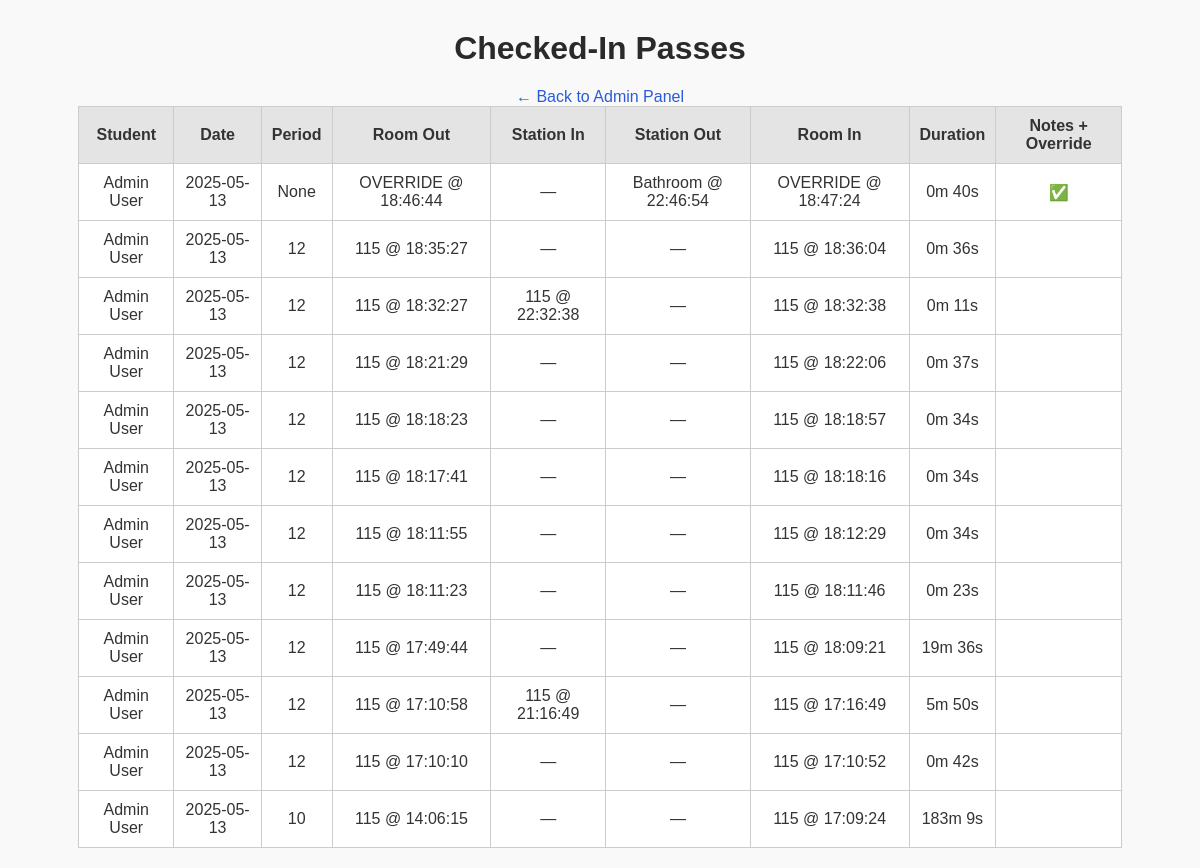
Page /admin_pass_history (signed in) on the committed database.
### src/models.py (models this page shows)
class Student(db.Model):
    __tablename__ = 'students'
    id       = db.Column(db.String, primary_key=True)           # ⬅ ID as string
    name     = db.Column(db.String(100), nullable=False)
    schedule = db.Column(db.JSON, nullable=True)                # ⬅ Schedule JSON
    passes = db.relationship('Pass', backref='student', lazy=True)
    audits = db.relationship('AuditLog', backref='student', lazy=True)

class Pass(db.Model):
    __tablename__ = 'passes'
    id               = db.Column(db.Integer, primary_key=True)
    student_id       = db.Column(db.String, db.ForeignKey('students.id'), nullable=False)
    date             = db.Column(db.Date, default=datetime.utcnow)
    period           = db.Column(db.String(10))
    checkout_time    = db.Column(db.Time)
    checkin_time     = db.Column(db.Time)
    station           = db.Column(db.String(50), nullable=True)  # (intentional typo kept)
    total_pass_time  = db.Column(db.Integer)
    note             = db.Column(db.Text)
    is_override      = db.Column(db.Boolean, default=False)
    status           = db.Column(db.String, default="pending")

### src/routes/admin.py (the view)
@admin_bp.route('/admin_pass_history')
def admin_pass_history():
    if not session.get('logged_in'):
        return redirect(url_for('auth.admin_login'))
    rows = []
    for p in Pass.query.filter_by(status=STATUS_RETURNED).order_by(
            Pass.date.desc(), Pass.checkout_time.desc()).limit(100):
        logs = sorted(p.logs, key=lambda l: l.timestamp)
        station_in  = next((l for l in logs if l.event_type == "in"),  None)
        station_out = next((l for l in logs if l.event_type == "out"), None)
        rows.append({
            "student"    : p.student.name,
            "date"       : p.date.strftime('%Y-%m-%d'),
            "period"     : p.period,
            "room_out"   : f"{p.station} @ {p.checkout_time.strftime('%H:%M:%S')}",
            "station_in" : f"{station_in.station} @ {station_in.timestamp.strftime('%H:%M:%S')}"  if station_in  else "—",
            "station_out": f"{station_out.station} @ {station_out.timestamp.strftime('%H:%M:%S')}" if station_out else "—",
            "room_in"    : f"{p.station} @ {p.checkin_time.strftime('%H:%M:%S')}" if p.checkin_time else "—",
            "duration"   : f"{p.total_pass_time//60}m {p.total_pass_time%60}s" if p.total_pass_time else "—",
            "note"       : (p.note or "") + (" ✅" if p.is_override else "")
        })
    return render_template('admin_pass_history.html', rows=rows)

### src/routes/auth.py (called while the page is built)
@auth_bp.before_app_request
def enforce_session_timeout():
    session.permanent = True
    current_app.permanent_session_lifetime = timedelta(
        minutes=SESSION_TIMEOUT_MIN
    )

### templates/admin_pass_history.html (shortened to what this page needs)
<!DOCTYPE html>
<html>
<head>
  <link rel="stylesheet" href="{{ url_for('static', filename='css/style.css') }}">
</head>
<body>
  <h1>Checked-In Passes</h1>
  <a href="{{ url_for('admin.admin_view') }}">← Back to Admin Panel</a>
<table>
  <thead>
    <tr>
      <th>Student</th>
      <th>Date</th>
      <th>Period</th>
      <th>Room Out</th>
      <th>Station In</th>
      <th>Station Out</th>
      <th>Room In</th>
      <th>Duration</th>
      <th>Notes + Override</th>
    </tr>
  </thead>
  <tbody>
    {% for row in rows %}
    <tr>
      <td>{{ row.student }}</td>
      <td>{{ row.date }}</td>
      <td>{{ row.period }}</td>
      <td>{{ row.room_out }}</td>
      <td>{{ row.station_in }}</td>
      <td>{{ row.station_out }}</td>
      <td>{{ row.room_in }}</td>
      <td>{{ row.duration }}</td>
      <td>{{ row.note }}</td>
    </tr>
    {% endfor %}
  </tbody>
</table>
</body>
</html>

### static/css/style.css (style rules this page uses)
body { font-family: Arial, sans-serif; margin: 0; padding: 20px; background: #f9f9f9; color: #333; text-align: center; }
h1, h2 { margin-top: 10px; color: #2a2a2a; }
a { color: #2a5bd7; text-decoration: none; margin: 0 10px; }
table { margin: auto; border-collapse: collapse; width: 90%; background: #fff; }
th, td { border: 1px solid #ccc; padding: 10px; text-align: center; }
th { background: #e4e4e4; }

### rows in the picture
Student: student "Admin User", date "2025-05-13", period "None", room_out "OVERRIDE @ 18:46:44", station_in "—", station_out "Bathroom @ 22:46:54", room_in "OVERRIDE @ 18:47:24", duration "0m 40s", note "✅", student "Admin User" "Admin User" "Admin User" "Admin User" "Admin User" "Admin User" "Admin User" "Admin User" "Admin User" "Admin User" "Admin User"
Pass: period "12"
Pass: period "12"
Pass: period "12"
Pass: period "12"
Pass: period "12"
Pass: period "12"
Pass: period "12"
Pass: period "12"
Pass: period "12"
Pass: period "12"
Pass: period "10"

### other values in the picture
{{ row.date }} "2025-05-13" "2025-05-13" "2025-05-13" "2025-05-13" "2025-05-13" "2025-05-13" "2025-05-13" "2025-05-13" "2025-05-13" "2025-05-13" "2025-05-13"
{{ row.room_out }} "115 @ 18:35:27" "115 @ 18:32:27" "115 @ 18:21:29" "115 @ 18:18:23" "115 @ 18:17:41" "115 @ 18:11:55" "115 @ 18:11:23" "115 @ 17:49:44" "115 @ 17:10:58" "115 @ 17:10:10" "115 @ 14:06:15"
{{ row.station_in }} "—" "115 @ 22:32:38" "—" "—" "—" "—" "—" "—" "115 @ 21:16:49" "—" "—"
{{ row.station_out }} "—" "—" "—" "—" "—" "—" "—" "—" "—" "—" "—"
{{ row.room_in }} "115 @ 18:36:04" "115 @ 18:32:38" "115 @ 18:22:06" "115 @ 18:18:57" "115 @ 18:18:16" "115 @ 18:12:29" "115 @ 18:11:46" "115 @ 18:09:21" "115 @ 17:16:49" "115 @ 17:10:52" "115 @ 17:09:24"
{{ row.duration }} "0m 36s" "0m 11s" "0m 37s" "0m 34s" "0m 34s" "0m 34s" "0m 23s" "19m 36s" "5m 50s" "0m 42s" "183m 9s"
